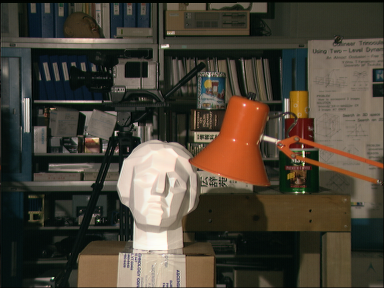
#> input picture CVBVP-Daten/OpenCV-10/Img10a01.png, 384 x 288 px, found by its file name
$ python prog10.py
#> lines starting #> are read from the running program, lines starting #| are printed output that depends on the picture
import cv2 as cv
import numpy as np
from matplotlib import pyplot as plt


# img10a01 und 02
# in der vl gibt es ein besipielprogramm
# https://docs.opencv.org/4.x/dd/d53/tutorial_py_depthmap.html

imgL = cv.imread("CVBVP-Daten/OpenCV-10/img10a01.png", cv.IMREAD_GRAYSCALE)
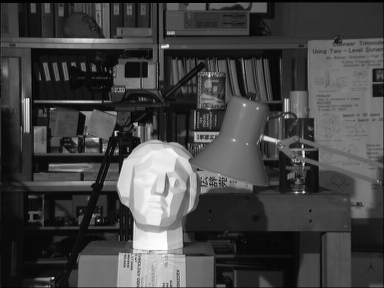
#> imgL: shape (288, 384); min 0, max 253, mean 67.8
imgR = cv.imread("CVBVP-Daten/OpenCV-10/img10a02.png", cv.IMREAD_GRAYSCALE)
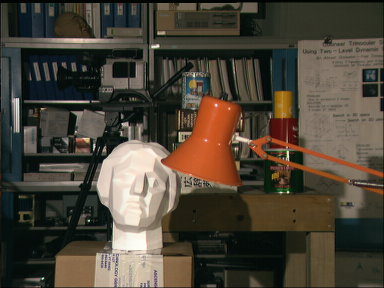
#> input picture CVBVP-Daten/OpenCV-10/Img10a02.png, 384 x 288 px, found by its file name
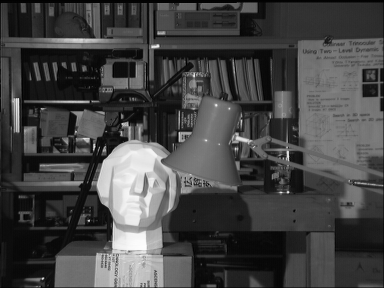
#> imgR: shape (288, 384); min 0, max 253, mean 68.6

stereo = cv.StereoBM_create(numDisparities=32, blockSize=15)
disparity = stereo.compute(imgL, imgR)
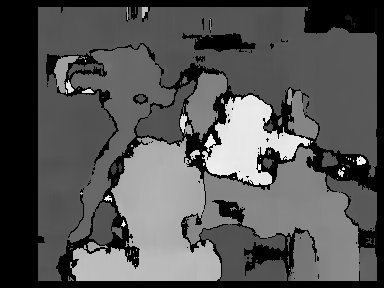
#> disparity: shape (288, 384) int16; min -16, max 496, mean 154.4; drawn with min black and max white
normalized = cv.normalize(
    disparity, disparity, alpha=0, beta=255, norm_type=cv.NORM_MINMAX, dtype=cv.CV_8U
)
#> (the run stopped early here; a loop or call above may not have finished)
